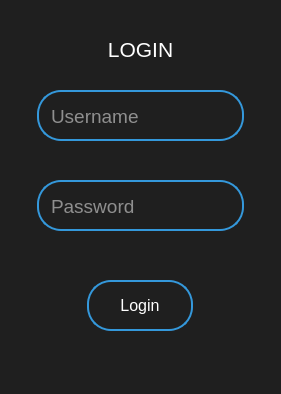
<?xml version="1.0" encoding="UTF-8"?>
<ui version="4.0">
 <class>LoginWindow</class>
 <widget class="QDialog" name="LoginWindow">
  <property name="geometry">
   <rect>
    <x>0</x>
    <y>0</y>
    <width>281</width>
    <height>394</height>
   </rect>
  </property>
  <property name="windowTitle">
   <string>Login</string>
  </property>
  <property name="styleSheet">
   <string notr="true">QLineEdit{
border: 0;
background-color:  #1F1F1F;
margin: 30px auto;
border: 2px solid #3498db;
padding: 14px 10px;
outline: none;
color: white;
border-radius: 24px;
}

QLineEdit::hover{
border-color:  #2ecc71;
}


QPushButton{
border: 0;
background-color:  #1F1F1F;
margin: 30px auto;
border: 2px solid #3498db;
padding: 14px 10px;
outline: none;
color: white;
border-radius: 24px;
}

QPushButton::pressed{
background-color: rgb(100, 100, 100);
}

QPushButton::hover{
border-color:  #2ecc71;
}

QLabel{
color: white;
}

QDialog{
background-color:  #1F1F1F;
}</string>
  </property>
  <widget class="Button" name="loginBtn">
   <property name="geometry">
    <rect>
     <x>50</x>
     <y>250</y>
     <width>180</width>
     <height>111</height>
    </rect>
   </property>
   <property name="font">
    <font>
     <pointsize>12</pointsize>
    </font>
   </property>
   <property name="text">
    <string>Login</string>
   </property>
  </widget>
  <widget class="QLabel" name="lblLogin">
   <property name="geometry">
    <rect>
     <x>0</x>
     <y>29</y>
     <width>281</width>
     <height>41</height>
    </rect>
   </property>
   <property name="font">
    <font>
     <pointsize>16</pointsize>
    </font>
   </property>
   <property name="text">
    <string>LOGIN</string>
   </property>
   <property name="alignment">
    <set>Qt::AlignCenter</set>
   </property>
  </widget>
  <widget class="Textbox" name="usernameTxt">
   <property name="geometry">
    <rect>
     <x>0</x>
     <y>60</y>
     <width>281</width>
     <height>111</height>
    </rect>
   </property>
   <property name="font">
    <font>
     <pointsize>14</pointsize>
    </font>
   </property>
   <property name="placeholderText">
    <string>Username</string>
   </property>
  </widget>
  <widget class="Textbox" name="passwordTxt">
   <property name="geometry">
    <rect>
     <x>0</x>
     <y>150</y>
     <width>281</width>
     <height>111</height>
    </rect>
   </property>
   <property name="font">
    <font>
     <pointsize>14</pointsize>
    </font>
   </property>
   <property name="placeholderText">
    <string>Password</string>
   </property>
  </widget>
 </widget>
 <customwidgets>
  <customwidget>
   <class>Textbox</class>
   <extends>QLineEdit</extends>
   <header>textbox.h</header>
  </customwidget>
  <customwidget>
   <class>Button</class>
   <extends>QPushButton</extends>
   <header>button.h</header>
  </customwidget>
 </customwidgets>
 <tabstops>
  <tabstop>usernameTxt</tabstop>
  <tabstop>passwordTxt</tabstop>
  <tabstop>loginBtn</tabstop>
 </tabstops>
 <resources/>
 <connections/>
</ui>
